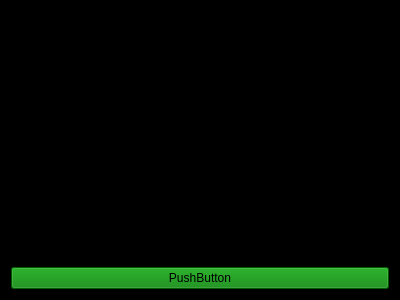
<?xml version="1.0" encoding="UTF-8"?>
<ui version="4.0">
 <class>SongListUI</class>
 <widget class="QWidget" name="SongListUI">
  <property name="geometry">
   <rect>
    <x>0</x>
    <y>0</y>
    <width>400</width>
    <height>300</height>
   </rect>
  </property>
  <property name="windowTitle">
   <string>Form</string>
  </property>
  <property name="styleSheet">
   <string notr="true">background-color:black;</string>
  </property>
  <layout class="QVBoxLayout" name="verticalLayout">
   <item>
    <widget class="QScrollArea" name="listScroll">
     <property name="widgetResizable">
      <bool>true</bool>
     </property>
     <widget class="QWidget" name="scrollAreaWidgetContents">
      <property name="geometry">
       <rect>
        <x>0</x>
        <y>0</y>
        <width>362</width>
        <height>203</height>
       </rect>
      </property>
      <property name="layoutDirection">
       <enum>Qt::LeftToRight</enum>
      </property>
     </widget>
    </widget>
   </item>
   <item>
    <widget class="QPushButton" name="listToPlayer">
     <property name="styleSheet">
      <string notr="true">background-color:green;</string>
     </property>
     <property name="text">
      <string>PushButton</string>
     </property>
    </widget>
   </item>
  </layout>
 </widget>
 <resources/>
 <connections/>
</ui>
